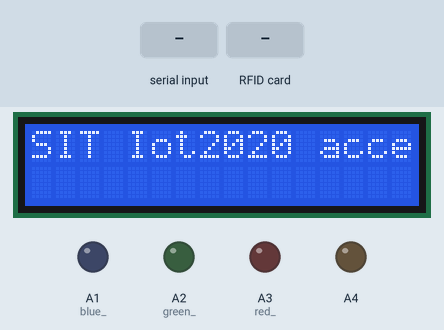
A sketch run on a simulated Arduino Uno, built with avr-gcc and run on an emulated ATmega328P. Parts: 16×2 character LCD, output pins drawn as LEDs (lit = HIGH). The inputs (shaded band) are chosen by the test bench. Pins used as bus, display or sensor lines are not drawn; what the sketch prints to the serial monitor is not drawn.

Above: at 0.2 s.
1.8 s: "nk" received over Serial
At 4.6 s:
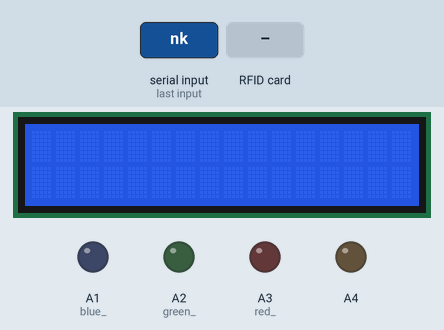
5.7 s: RFID card 5E 7A 19 C4 held to the reader
At 6.5 s:
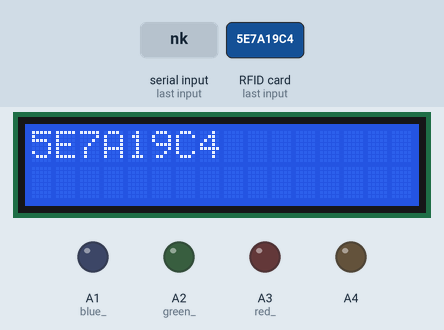
8.2 s: "ok" received over Serial
At 10.0 s:
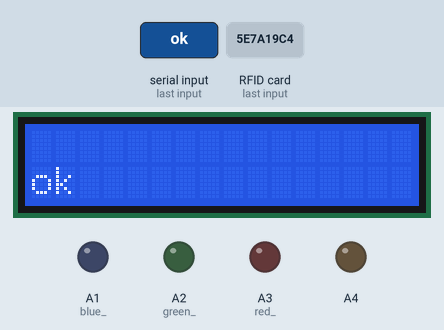
12.1 s: "nn" received over Serial
At 14.3 s:
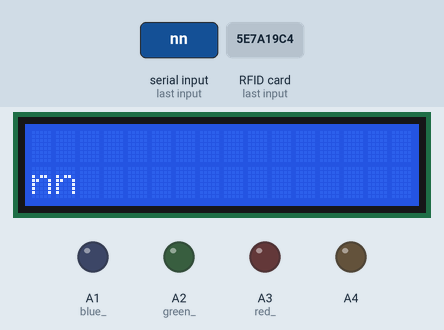
Timing chart, 0 to 15.8 s (numbered marks = the images above; inputs shaded):
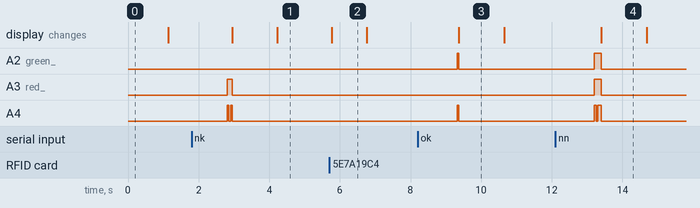

The sketch:

iot2020-rac.ino
```cpp
#include <SPI.h>
#include <MFRC522.h>
#include <LiquidCrystal.h>

const int RST_PIN = 9; // Pin 9 para el reset del RC522
const int SS_PIN  = 10; // Pin 10 para el SS (SDA) del RC522
MFRC522 mfrc522(SS_PIN, RST_PIN);   // Crear instancia del MFRC522
bool init_ = true;
int red_   =A3;
int green_ =A2;
int blue_  =A1;
LiquidCrystal lcd(7, 8, 5, 4, 3, 2);


void setup(){
 Serial.begin(9600);
 SPI.begin();

 mfrc522.PCD_Init();

 lcd.begin(16,2);
 lcd.print("SIT Iot2020 access");
}

void loop(){
 if (mfrc522.PICC_IsNewCardPresent()){
	 if (mfrc522.PICC_ReadCardSerial()){
		   printArray(mfrc522.uid.uidByte, mfrc522.uid.size);
	     analogWrite(A4, 180);
		   mfrc522.PICC_HaltA();
       analogWrite(A4, 0);
	  }
  }
  serial_read();
  delay(250);
}

void printArray(byte *buffer, byte bufferSize) {
  lcd.clear();
  for (byte i = 0; i < bufferSize; i++) {
      Serial.print(buffer[i], HEX);
      lcd.print(buffer[i],HEX);
    }
}

void serial_read(){
	 String read=Serial.readString();
	 lcd.clear();
	 if(read.substring(0,2)=="nk"){
		    colors_led(2);
	 }
   else if(read.substring(0,2)=="ok"){
		   colors_led(1);
	 }
   else if(read.substring(0,2)=="nn"){
		   colors_led(3);
	 }
   clean_led();
	 lcd.setCursor(0,1);
   lcd.print(read);
}

void clean_led(){
	 analogWrite(red_, 0);
	 analogWrite(green_, 0);
	 analogWrite(blue_, 0);
}

void colors_led(int status){
	switch (status) {
	  case 1:
	    analogWrite(red_, 0);
			analogWrite(green_, 250);
			analogWrite(blue_, 0);
			analogWrite(A4, 180);
			delay(50);
	    analogWrite(A4, 0);
      break;
	  case 2:
	    analogWrite(red_, 250);
			analogWrite(green_, 0);
			analogWrite(blue_, 0);
			analogWrite(A4, 180);
			delay(50);
			analogWrite(A4, 0);
			delay(50);
			analogWrite(A4, 180);
			delay(50);
			analogWrite(A4, 0);
      break;
	  case 3:
	    analogWrite(red_, 250);
			analogWrite(green_, 230);
			analogWrite(blue_, 70);
			analogWrite(A4, 180);
			delay(50);
			analogWrite(A4, 0);
			delay(50);
			analogWrite(A4, 180);
			delay(50);
			analogWrite(A4, 0);
			analogWrite(A4, 180);
			delay(50);
			analogWrite(A4, 0);
      break;
	}
}
```

Measured:
- after the input at 1.8 s, A3 (red_): LOW → HIGH after 1.0 s, → LOW 0.15 s later; A4: alternates HIGH for 0.05 s and LOW for 0.05 s, 4 changes in all, then stays LOW, starting after 1.0 s; the display: first changes after 1.2 s (image 1 shows a later state)
- after the input at 5.7 s, the display: changes after 0.06 s (image 2)
- after the input at 8.2 s, A2 (green_), A4: LOW → HIGH after 1.1 s, → LOW 0.05 s later; the display: changes after 1.2 s (image 3)
- after the input at 12.1 s, A2 (green_), A3 (red_): LOW → HIGH after 1.1 s, → LOW 0.20 s later; A4: alternates HIGH for 0.08 s and LOW for 0.05 s, 4 changes in all, then stays LOW, starting after 1.1 s; the display: changes after 1.3 s (image 4)
- what the display in image 2 shows lasts 1.0 s, from 5.8 s to 6.8 s
- what the display in image 3 shows lasts 1.3 s, from 9.4 s to 10.7 s
